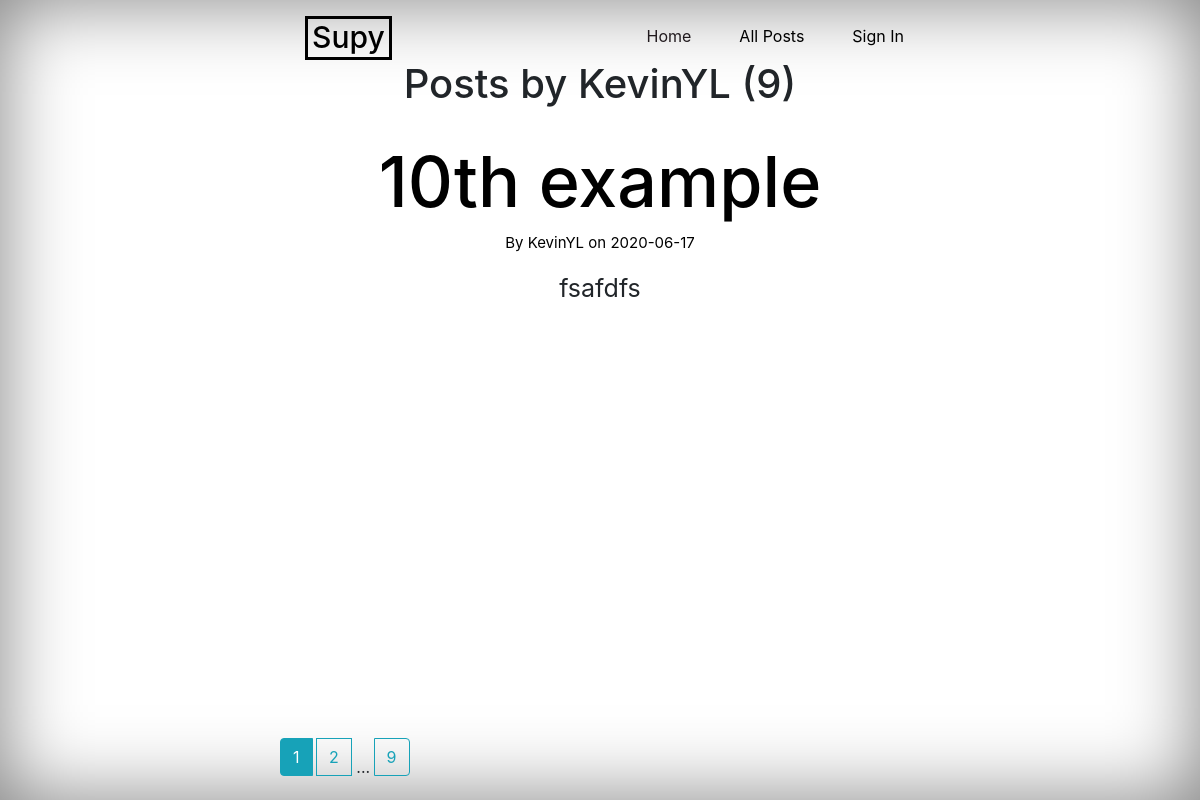
Before: /user/KevinYL with the older database file.
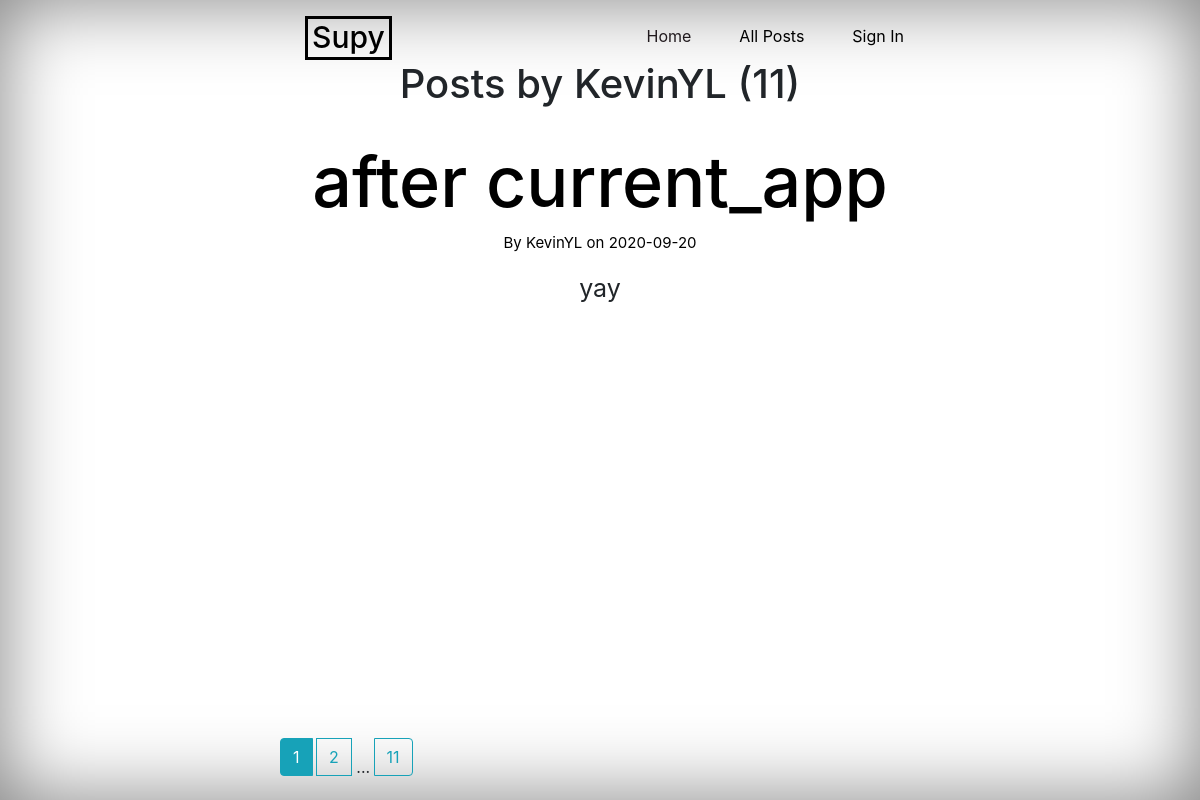
After: the same page with the newer database file.
### flaskblog/models.py (models this page shows, shortened)
class Post(db.Model):
    id = db.Column(db.Integer, primary_key=True)
    title = db.Column(db.String(100), nullable=False)
    date_posted = db.Column(db.DateTime, nullable=False, default=datetime.utcnow)
    content = db.Column(db.Text, nullable=False)
    user_id = db.Column(db.Integer, db.ForeignKey('user.id'), nullable=False)

class User(db.Model, UserMixin):
    id = db.Column(db.Integer, primary_key=True)
    username = db.Column(db.String(20), unique=True, nullable=False)
    email = db.Column(db.String(120), unique=True, nullable=False)
    image_file = db.Column(db.String(120), nullable=False, default='default.jpg')
    password = db.Column(db.String(60), nullable=False)
    post = db.relationship('Post', backref='author', lazy=True)

### flaskblog/users/routes.py (the view)
@users.route("/user/<string:username>")
def user_posts(username):
    page = request.args.get('page', 1, type=int)
    user = User.query.filter_by(username=username).first_or_404()
    posts = Post.query.filter_by(author=user)\
        .order_by(Post.date_posted.desc())\
        .paginate(page=page, per_page=1)
    return render_template("user_posts.html", posts=posts, user=user)

### flaskblog/templates/user_posts.html
{% extends "layout.html" %}
{% block content %}
  <h1 class="mb-3">Posts by {{ user.username }} ({{ posts.total }})</h1>
  {% for post in posts.items %}
    <div class="posts">
      <div class="ind-post">
        <h1><a class="article-title" href="{{ url_for('posts.post', post_id=post.id) }}">{{ post.title }}</a></h1>
        <p class="desp"><a href="{{ url_for('users.user_posts', username=post.author.username)}}">By {{ post.author.username }} on {{ post.date_posted.strftime('%Y-%m-%d') }}</a></p>
        <p class="cont">{{ post.content }}</p>
      </div>
    </div>
  {% endfor %}
  <div class="btn-group" id="pags">
    {% for page_num in posts.iter_pages(left_edge=1, right_edge=1, left_current=1, right_current=2) %}
      {% if page_num %}
        {% if posts.page == page_num %}
          <a class="btn btn-info mb-4" href="{{ url_for('users.user_posts', username=user.username, page=page_num) }}">{{ page_num }}</a>
        {% else %}
          <a class="btn btn-outline-info mb-4" href="{{ url_for('users.user_posts', username=user.username, page=page_num) }}">{{ page_num }}</a>
        {% endif %}
      {% else %}
        ...
      {% endif %}
    {% endfor %}
  </div>
{% endblock content %}

Changed rows visible on the page:
no longer on this page (row unchanged): Post: title "10th example", author.username "KevinYL", date_posted "2020-06-17", content "fsafdfs"
added Post: title "after current_app", author.username "KevinYL", date_posted "2020-09-20", content "yay"
Other visible differences:
{{ posts.total }}: "9" → "11"
new list line: "11"
list line gone: "9"
